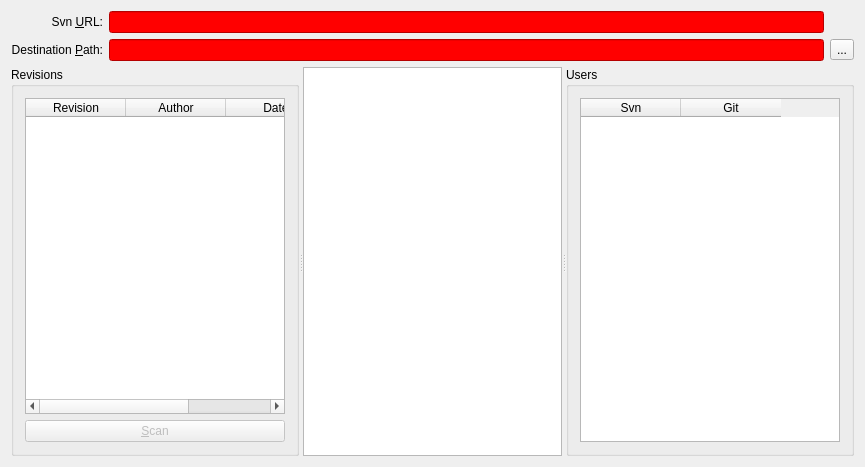
<?xml version="1.0" encoding="UTF-8"?>
<ui version="4.0">
 <class>QMainDialog_Old</class>
 <widget class="QDialog" name="QMainDialog_Old">
  <property name="geometry">
   <rect>
    <x>0</x>
    <y>0</y>
    <width>865</width>
    <height>467</height>
   </rect>
  </property>
  <property name="windowTitle">
   <string>qsvn2git</string>
  </property>
  <layout class="QVBoxLayout" name="verticalLayout_3" stretch="0,1">
   <item>
    <layout class="QGridLayout" name="gridLayout">
     <item row="0" column="0">
      <widget class="QLabel" name="label_SrcURL">
       <property name="text">
        <string>Svn &amp;URL:</string>
       </property>
       <property name="alignment">
        <set>Qt::AlignRight|Qt::AlignTrailing|Qt::AlignVCenter</set>
       </property>
       <property name="buddy">
        <cstring>lineEdit_URL</cstring>
       </property>
      </widget>
     </item>
     <item row="0" column="1">
      <widget class="QLineEdit" name="lineEdit_URL">
       <property name="toolTip">
        <string>URL field is empty.</string>
       </property>
       <property name="styleSheet">
        <string notr="true">background: red</string>
       </property>
      </widget>
     </item>
     <item row="1" column="0">
      <widget class="QLabel" name="label_DestPath">
       <property name="text">
        <string>Destination &amp;Path:</string>
       </property>
       <property name="alignment">
        <set>Qt::AlignRight|Qt::AlignTrailing|Qt::AlignVCenter</set>
       </property>
       <property name="buddy">
        <cstring>lineEdit_DestPath</cstring>
       </property>
      </widget>
     </item>
     <item row="1" column="1">
      <widget class="QLineEdit" name="lineEdit_DestPath">
       <property name="toolTip">
        <string>Dir field is empty.</string>
       </property>
       <property name="styleSheet">
        <string notr="true">background: red</string>
       </property>
      </widget>
     </item>
     <item row="1" column="2">
      <widget class="QToolButton" name="toolButton_browse">
       <property name="text">
        <string>...</string>
       </property>
      </widget>
     </item>
    </layout>
   </item>
   <item>
    <widget class="QSplitter" name="splitter">
     <property name="orientation">
      <enum>Qt::Horizontal</enum>
     </property>
     <widget class="QGroupBox" name="groupBox">
      <property name="title">
       <string>Revisions</string>
      </property>
      <layout class="QVBoxLayout" name="verticalLayout">
       <item>
        <widget class="QTableWidget" name="tableWidget_Revisions">
         <property name="editTriggers">
          <set>QAbstractItemView::NoEditTriggers</set>
         </property>
         <property name="selectionMode">
          <enum>QAbstractItemView::SingleSelection</enum>
         </property>
         <property name="verticalScrollMode">
          <enum>QAbstractItemView::ScrollPerPixel</enum>
         </property>
         <property name="horizontalScrollMode">
          <enum>QAbstractItemView::ScrollPerPixel</enum>
         </property>
         <property name="wordWrap">
          <bool>false</bool>
         </property>
         <attribute name="verticalHeaderVisible">
          <bool>false</bool>
         </attribute>
         <column>
          <property name="text">
           <string>Revision</string>
          </property>
         </column>
         <column>
          <property name="text">
           <string>Author</string>
          </property>
         </column>
         <column>
          <property name="text">
           <string>Date</string>
          </property>
         </column>
         <column>
          <property name="text">
           <string>Message</string>
          </property>
         </column>
        </widget>
       </item>
       <item>
        <widget class="QPushButton" name="pushButton_ScanConvert">
         <property name="enabled">
          <bool>false</bool>
         </property>
         <property name="text">
          <string>&amp;Scan</string>
         </property>
        </widget>
       </item>
      </layout>
     </widget>
     <widget class="QPlainTextEdit" name="plainTextEdit"/>
     <widget class="QGroupBox" name="groupBox_2">
      <property name="title">
       <string>Users</string>
      </property>
      <layout class="QVBoxLayout" name="verticalLayout_2">
       <item>
        <widget class="QTableWidget" name="tableWidget_Users">
         <property name="selectionMode">
          <enum>QAbstractItemView::SingleSelection</enum>
         </property>
         <property name="verticalScrollMode">
          <enum>QAbstractItemView::ScrollPerPixel</enum>
         </property>
         <property name="horizontalScrollMode">
          <enum>QAbstractItemView::ScrollPerPixel</enum>
         </property>
         <attribute name="verticalHeaderVisible">
          <bool>false</bool>
         </attribute>
         <column>
          <property name="text">
           <string>Svn</string>
          </property>
         </column>
         <column>
          <property name="text">
           <string>Git</string>
          </property>
         </column>
        </widget>
       </item>
      </layout>
     </widget>
    </widget>
   </item>
  </layout>
 </widget>
 <layoutdefault spacing="6" margin="11"/>
 <tabstops>
  <tabstop>lineEdit_URL</tabstop>
  <tabstop>lineEdit_DestPath</tabstop>
  <tabstop>toolButton_browse</tabstop>
  <tabstop>tableWidget_Revisions</tabstop>
  <tabstop>pushButton_ScanConvert</tabstop>
  <tabstop>tableWidget_Users</tabstop>
 </tabstops>
 <resources/>
 <connections/>
</ui>
